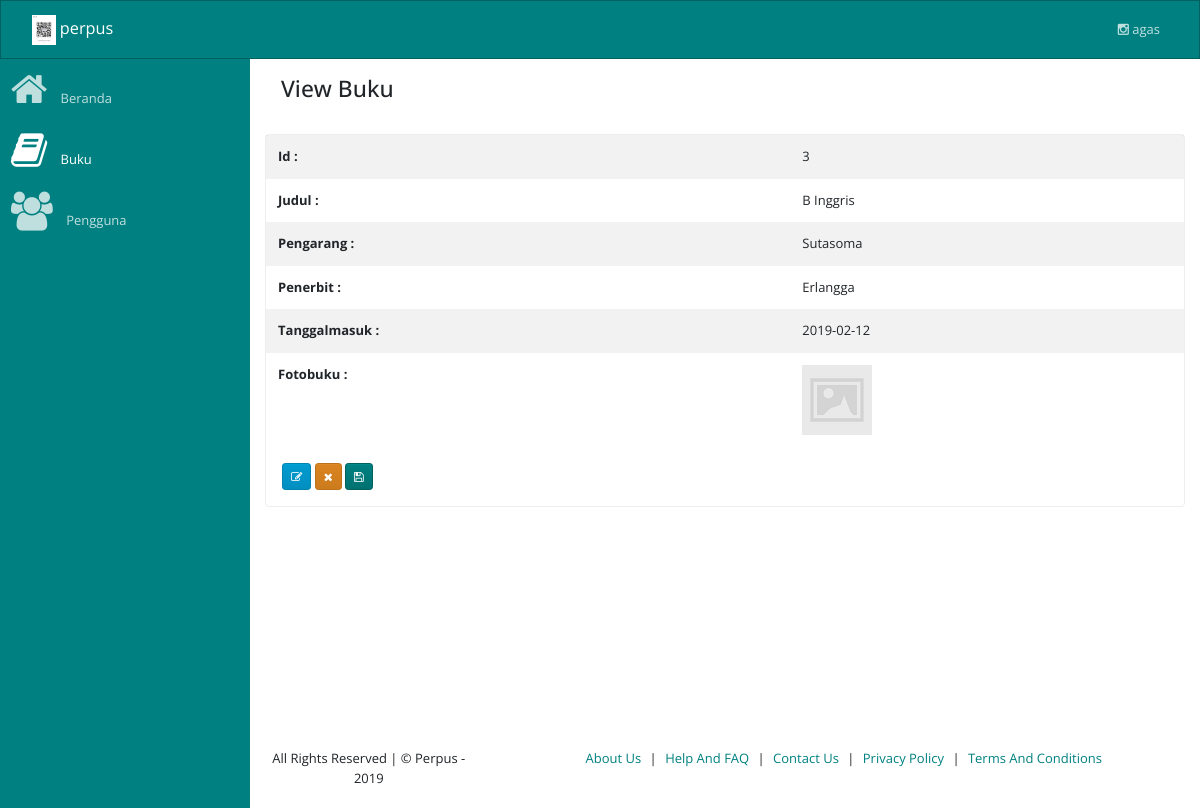
The app's page /buku/view/3 with its own data.
### tables this page shows
CREATE TABLE `buku` (
  `id` int(11) NOT NULL,
  `judul` varchar(255) DEFAULT NULL,
  `pengarang` varchar(255) DEFAULT NULL,
  `penerbit` varchar(255) DEFAULT NULL,
  `tanggalmasuk` date DEFAULT NULL,
  `fotobuku` blob
);

### index.php (called while the page is built, shortened)
<?php
	require(SYSTEM_DIR . 'BaseView.php');
	$page=new Router;
	$page->init();

### app/models/PDODb.php (called while the page is built, shortened)
<?php
class PDODb
{
    private $connectionParams = array(
        'type' => 'mysql',
        'host' => null,
        'username' => null,
        'password' => null,
        'dbname' => null,
        'port' => null,
        'charset' => null
    );
    private $groupBy = array();
    private $orderBy = array();
    private $params = array();
    private $pdo;
    private $prefix = '';
    private $query = '';
    private $queryOptions = array();
    private $returnType = PDO::FETCH_ASSOC;
    private $useGenerator = false;
    public function __construct($type, $host = null, $username = null, $password = null, $dbname = null, $port = null, $charset = null)
    {
        if (is_array($type)) {
            $this->connectionParams = $type;
        }
		elseif (is_object($type)) {
            $this->pdo = $type;
        }
		else {
            foreach ($this->connectionParams as $key => $param) {
                if (isset($$key) && !is_null($$key)) {
                    $this->connectionParams[$key] = $$key;
                }
            }
        }
    }
    public function connect()
    {
		$dbType = strtolower($this->connectionParams['type']);
		if($dbType == 'sqlite'){
			$connectionString = 'sqlite:'.$this->connectionParams['dbname'];
			$this->pdo = new PDO($connectionString);
		}
		else{
			$connectionString = $this->connectionParams['type'].':';
			$connectionParams = ['host', 'dbname', 'port'];
			foreach ($connectionParams as $connectionParam) {
				if (!empty($this->connectionParams[$connectionParam])) {
					$connectionString .= $connectionParam.'='.$this->connectionParams[$connectionParam].';';
				}
			}
			$connectionString = rtrim($connectionString, ';');
			$options = array(
				PDO::ATTR_ERRMODE => PDO::ERRMODE_EXCEPTION,
				PDO::ATTR_PERSISTENT => false
			);
			$this->pdo = new PDO($connectionString, $this->connectionParams['username'], $this->connectionParams['password'], $options);
			$charset = $this->connectionParams['charset'];
			if(!empty($charset)){
				$this->pdo->query("SET NAMES '$charset'");
			}
		}
    }
    private function buildCondition($operator, $conditions)
    {
        if (empty($conditions)) {
            return;
        }
        $this->query .= ' '.$operator;
        foreach ($conditions as $cond) {
            list ($concat, $varName, $operator, $val) = $cond;
            $this->query .= " ".$concat." ".$varName;
            switch (strtolower($operator)) {
                default:
                    if (is_array($val)) {
                        $this->params = array_merge($this->params, $val);
                    } elseif ($val === null) {
                        $this->query .= ' '.$operator." NULL";
                    } elseif ($val != 'DBNULL' || $val == '0') {
                        $this->query .= $this->buildPair($operator, $val);
                    }
            }
        }
    }
    protected function buildGroupBy()
    {
        if (empty($this->groupBy)) {
            return;
        }
        $this->query .= " GROUP BY ";
        $this->query = rtrim($this->query, ', ')." ";
    }
    private function buildLimit($numRows)
    {
		$dbType = $this->connectionParams['type'];
		if($dbType == 'sqlsrv'){
			if (is_array($numRows)) {
				$limit = $numRows[1];
				$offset = intval($numRows[0]);
				$orderby = null;
				if(empty($this->orderBy)){
					$orderby = " ORDER BY(SELECT NULL)";
				}
				$this->query .= "$orderby OFFSET $offset ROWS FETCH NEXT $limit ROWS ONLY";
			}
		}
		else{
			if (is_array($numRows)) {
				$this->query .= ' LIMIT '.(int) $numRows[1].' OFFSET '.(int) $numRows[0];
			}
			else {
				$this->query .= ' LIMIT '.(int) $numRows;
			}
		}
	}
    private function buildOrderBy()
    {
        if (empty($this->orderBy)) {
            return;
        }
        $this->query .= " ORDER BY ";
        $this->query = rtrim($this->query, ', ')." ";
    }
    private function buildPair($operator, $value)
    {
        if (!is_object($value)) {
            $this->params[] = $value;
            return ' '.$operator.' ? ';
        }
        $subQuery = $value->getSubQuery();
        return " ".$operator." (".$subQuery['query'].") ".$subQuery['alias'];
    }
    private function buildQuery($numRows, $tableData = null)
    {
		$this->params = [];
        return $this->prepare();
    }
    private function buildResult($stmt)
    {
		if ($stmt->columnCount () == 0){
			return $stmt->rowCount();
		}
		else{
			if ($this->useGenerator) {
				return $this->buildResultGenerator($stmt);
			}
			else {
				return $stmt->fetchAll($this->returnType);
			}
		}
    }
    private function determineType($item)
    {
        switch (gettype($item)) {
            case 'string':
                return PDO::PARAM_STR;
        }
    }
    private function getTableName($tableName)
    {
        return strpos($tableName, '.') !== false ? $tableName : $this->prefix.$tableName;
    }
    public function get($tableName, $numRows = null, $columns = '*')
    {
        $column = is_array($columns) ? implode(', ', $columns) : $columns;
		$dbType = $this->connectionParams['type'];
		$queryOptions = implode(' ', $this->queryOptions);
		$sqlsrvTop = "";
        $this->query = "SELECT $queryOptions $sqlsrvTop $column FROM " . $this->getTableName($tableName);
		$stmt = $this->buildQuery($numRows);
        $stmt->execute();
        $result = $this->buildResult($stmt);
        return $result;
    }
    public function getOne($tableName, $columns = '*')
    {
        $result = $this->get($tableName, 1, $columns);
        if ($this->useGenerator) {
            return $result->current() ? $result->current() : false;
        } else {
            return $result ? $result[0] : false;
        }
    }
    public function pdo()
    {
        if (!$this->pdo) {
            $this->connect();
        }
        return $this->pdo;
    }
    private function prepare()
    {
		$dbType = $this->connectionParams['type'];
		$query = $this->query;
        $stmt = $this->pdo()->prepare($query);
        foreach ($this->params as $key => $value) {
            $stmt->bindValue(is_int($key) ? $key + 1 : ':'.$key, $value, $this->determineType($value));
        }
        return $stmt;
    }
    private function reset()
    {
        $this->groupBy         = [];
        $this->orderBy         = [];
        $this->params          = [];
        $this->query           = '';
        $this->queryOptions    = [];
    }
}

### app/views/partials/buku/view.php (the view, shortened to what this page needs)
<?php
$data = $this->view_data;
$show_header = $this->show_header;
?>
<section class="page">
    <?php
    if( $show_header == true ){
    ?>
    <div  class="bg-light p-3 mb-3">
        <div class="container">
            <div class="row ">
                <div class="col-12 comp-grid">
                    <h3 class="record-title">View  Buku</h3>
                </div>
            </div>
        </div>
    </div>
    <?php
    }
    ?>
    <div  class="">
        <div class="container">
            <div class="row ">
                <div class="col-md-12 comp-grid">
                    <div  class="card animated fadeIn">
                        <?php
                        if(!empty($data)){
                        ?>
                        <div class="page-records ">
                            <table class="table table-hover table-borderless table-striped">
                                <tbody>
                                    <tr>
                                        <th class="title"> Id :</th>
                                        <td class="value"> <?php echo $data['id']; ?> </td>
                                    </tr>
                                    <tr>
                                        <th class="title"> Judul :</th>
                                        <td class="value"> <?php echo $data['judul']; ?> </td>
                                    </tr>
                                    <tr>
                                        <th class="title"> Pengarang :</th>
                                        <td class="value"> <?php echo $data['pengarang']; ?> </td>
                                    </tr>
                                    <tr>
                                        <th class="title"> Penerbit :</th>
                                        <td class="value"> <?php echo $data['penerbit']; ?> </td>
                                    </tr>
                                    <tr>
                                        <th class="title"> Tanggalmasuk :</th>
                                        <td class="value"> <?php echo $data['tanggalmasuk']; ?> </td>
                                    </tr>
                                    <tr>
                                        <th class="title"> Fotobuku :</th>
                                        <td class="value"><?php Html::page_img($data['fotobuku'],400,400); ?></td>
                                    </tr>
                                </tbody>
                            </table>
                        </div>
                        <div class="p-3">
                            <a class="btn btn-sm btn-info"  href="<?php print_link("buku/edit/$data[id]"); ?>">
                                <i class="fa fa-edit"></i>
                            </a>
                            <a class="btn btn-sm btn-danger recordDeletePromptAction"  href="<?php print_link("buku/delete/$data[id]"); ?>" >
                                <i class="fa fa-times"></i>
                            </a>
                            <button class="btn btn-sm btn-primary export-btn">
                                <i class="fa fa-save"></i>
                            </button>
                        </div>
                        <?php
                        }
                        ?>
                    </div>
                </div>
            </div>
        </div>
    </div>
</section>

### assets/css/custom-style.css (style rules this page uses)
body { margin: 0; padding: 0; overflow-x: hidden; }
.table tr td { vertical-align: middle !important; }
.table { margin-bottom: 0; }
.table-borderless tbody tr td, .table-borderless tbody tr th, .table-borderless thead tr th { border: none; }
h1, h2, h3, h4, h5 { margin: 0; padding: 0; }
body { padding-top:50px; }
@media (min-width:768px) { .navbar-fixed-left .navbar-nav > li > a .fa { margin-right:10px; } }

### records on screen
buku: id "3", judul "B Inggris", pengarang "Sutasoma", penerbit "Erlangga", tanggalmasuk "2019-02-12"

### other values on screen
SITE_NAME "perpus"
$menuobj['label'] "Beranda"
$menuobj['label'] "Buku"
$menuobj['label'] "Pengguna"
$menuobj['label'] "agas"
SITE_NAME "Perpus"
